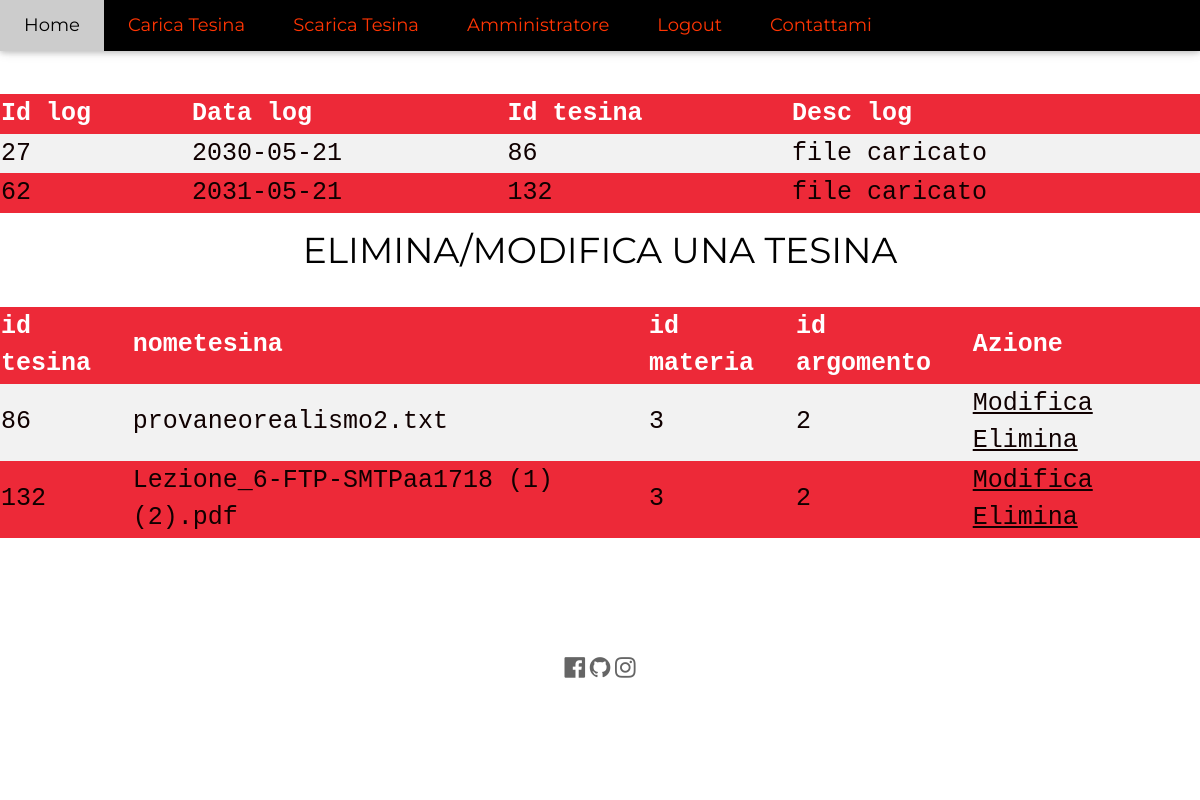
Page /amministrazione.php (signed in) on the committed database.
### tables this page shows
CREATE TABLE `log` (
  `idlog` int(11) NOT NULL,
  `datalog` date NOT NULL,
  `desclog` varchar(50) NOT NULL,
  `idtesina` int(11) NOT NULL
);

CREATE TABLE `tesina` (
  `idtesina` int(11) NOT NULL,
  `nometesina` varchar(100) NOT NULL,
  `idautore` int(11) NOT NULL,
  `idmateria` int(11) NOT NULL,
  `datapubb` date NOT NULL,
  `datacomp` date NOT NULL,
  `idArgomento` int(11) NOT NULL
);

### amministrazione.php (the view, shortened to what this page needs)
<!DOCTYPE html>
<html lang="It">
<link rel="stylesheet" href="generalcss.css">
<link rel="stylesheet" href="https://cdnjs.cloudflare.com/ajax/libs/font-awesome/4.7.0/css/font-awesome.min.css">
<body>
<?php
if($_SESSION["admin"]==1){
?>
<div class="w3-top">
  <div class="w3-bar w3-red w3-card w3-left-align w3-large">
    <a href="home.php" class="w3-bar-item w3-button w3-padding-large w3-white">Home</a>
    <a href="caricatesina.php" class="w3-bar-item w3-button w3-padding-large">Carica Tesina</a>
    <a href="scaricatesina.php" class="w3-bar-item w3-button w3-padding-large">Scarica Tesina</a>
    <a href="amministrazione.php" class="w3-bar-item w3-button w3-padding-large">Amministratore</a>
    <?php
      if($_SESSION && key_exists("user" , $_SESSION)){
        echo '<a href="home.php" class="w3-bar-item w3-button w3-hide-small w3-padding-large w3-hover-white" onclick="logout()">Logout</a>';
      }
    ?>
    <a href="mailto:yuri.armando@itiscuneo.eu" class="w3-bar-item w3-button w3-hide-small w3-padding-large w3-hover-white">Contattami</a>
</div>
</div>
<form>
<div class="form__input-group w3-center">
    <h1 class="form__title">ELENCO LOG</h1>
<table>
<tr>
<th>Id log</th>
<th>Data log</th>
<th>Id tesina</th>
<th>Desc log </th>
</tr>
<?php
$dbh = new PDO('mysql:host=localhost;dbname=elaborato', "root", "");
$sql=("SELECT * FROM log");
$query = $dbh -> prepare($sql);
$query -> execute();
$result = $query->fetchAll(PDO::FETCH_ASSOC);
foreach ($result as $row) {
echo "<tr><td>" . $row["idlog"]. "</td><td>" . $row["datalog"] . "</td><td>" . $row["idtesina"]. "</td><td>" . $row["desclog"]. "</td></tr>";
}
?>
</table>
<div class="form__input-group w3-center">
    <h1 class="form__title">ELIMINA/MODIFICA UNA TESINA</h1>
</form>
<?php
$azione = 'SELECT * FROM tesina';
$query = $dbh->prepare($azione);
$query->execute();
$elenco = $query->fetchAll(PDO::FETCH_OBJ); ?>
<div class="w3-center">
    <div class="card-body">
      <table class="table table-bordered">
        <tr>
          <th>id tesina</th>
          <th>nometesina</th>
          <th>id materia</th>
          <th>id argomento</th>
          <th>Azione</th>
        </tr>
        <?php foreach($elenco as $singolo): ?>
          <tr>
            <td><?= $singolo->idtesina; ?></td>
            <td><?= $singolo->nometesina; ?></td>
            <td><?= $singolo->idmateria; ?></td>
            <td><?= $singolo->idArgomento; ?></td>
            <td>
              <a href="edit.php?nometesina=<?= $singolo->idtesina ?>" type ="submit" class="btn btn-info" method="post">Modifica</a>
              <a onclick="return confirm('Sei sicuro di voler eliminare questa tesina?')" href="delete.php?nometesina=<?= $singolo->nometesina ?>" class='btn btn-danger' method="post">Elimina</a>
            </td>
          </tr>
        <?php endforeach; ?>
      </table>
    </div>
  </div>
<?php
}else{
  echo("non ammi");
}
?>
<footer class="w3-container w3-padding-64 w3-center w3-opacity">
  <div class="w3-xlarge w3-padding-32">
    <a href="https://www.facebook.com/profile.php?id=100007499658569" target="_blank"><i class="fa fa-facebook-official w3-hover-opacity"></i></a>
    <a href="https://github.com/yuriarmando/Elaborato_esame_maturita" target="_blank"><i class="fa fa-github w3-hover-opacity"></i></a>
    <a href="https://www.instagram.com/yuriarmando_/" target="_blank"><i class="fa fa-instagram w3-hover-opacity"></i></a>
 </div>
        </footer>
        </body>
        </html>

### generalcss.css (style rules this page uses)
body { overflow: scroll; }
html { box-sizing:border-box }
*,*:before,*:after { box-sizing:inherit }
html { -ms-text-size-adjust:100%;-webkit-text-size-adjust:100% }
body { margin:0 }
article,aside,details,figcaption,figure,footer,header,main,menu,nav,section { display:block }
a { background-color:transparent }
button,[type=button],[type=reset],[type=submit] { -webkit-appearance:button }
html,body { font-family:Verdana,sans-serif;font-size:15px;line-height:1.5 }
html { overflow-x:visible }
h1 { font-size:36px }
h1,h2,h3,h4,h5,h6 { font-family:"Segoe UI",Arial,sans-serif;font-weight:400;margin:10px 0 }
a { color:inherit }
.w3-btn,.w3-button { border:none;display:inline-block;padding:8px 16px;vertical-align:middle;overflow:hidden;text-decoration:none;color:inherit;background-color:inherit;text-align:center;cursor:pointer;white-space:nowrap }
.w3-btn,.w3-button { -webkit-touch-callout:none;-webkit-user-select:none;-khtml-user-select:none;-moz-user-select:none;-ms-user-select:none;user-select:none }
.w3-bar { width:100%;overflow:hidden }
.w3-bar .w3-bar-item { padding:8px 16px;float:left;width:auto;border:none;display:block;outline:0 }
.w3-bar .w3-button { white-space:normal }
.w3-container:after,.w3-container:before,.w3-panel:after,.w3-panel:before,.w3-row:after,.w3-row:before,.w3-row-padding:after,.w3-row-padding:before, .w3-cell-row:before,.w3-cell-row:after,.w3-clear:after,.w3-clear:before,.w3-bar:before,.w3-bar:after { content:"";display:table;clear:both }
.w3-top,.w3-bottom { position:fixed;width:100%;z-index:1 }
.w3-top { top:0 }
.w3-container,.w3-panel { padding:0.01em 16px }
.w3-card,.w3-card-2 { box-shadow:0 2px 5px 0 rgba(0,0,0,0.16),0 2px 10px 0 rgba(0,0,0,0.12) }
.w3-opacity,.w3-hover-opacity:hover { opacity:0.60 }
.w3-large { font-size:18px!important }
.w3-xlarge { font-size:24px!important }
.w3-left-align { text-align:left!important }
.w3-center { text-align:center!important }
.w3-padding-large { padding:12px 24px!important }
.w3-padding-32 { padding-top:32px!important;padding-bottom:32px!important }
.w3-padding-64 { padding-top:64px!important;padding-bottom:64px!important }
.w3-red,.w3-hover-red:hover { color: #ff3503!important;background-color: #000000!important; }
.w3-white,.w3-hover-white:hover { color:#000!important;background-color:#fff!important }
.form__title { margin-bottom: 2rem; text-align: center; }
.form__input-group { margin-bottom: 1rem; }

### amministrazione.php (style rules this page uses)
body,h1,h2,h3,h4,h5,h6 { font-family: "Lato", sans-serif }
.w3-bar,h1,button { font-family: "Montserrat", sans-serif }
table { border-collapse: collapse; width: 100%; color: #100000; font-family: monospace; font-size: 25px; text-align: left; background: #ed2938; }
th { background-color: #ed2938; color: white; }
tr:nth-child(even) { background-color: #f2f2f2 }

### rows in the picture
log: idlog "27", datalog "2030-05-21", idtesina "86", desclog "file caricato"
log: idlog "62", datalog "2031-05-21", idtesina "132", desclog "file caricato"
tesina: idtesina "86", nometesina "provaneorealismo2.txt", idmateria "3", idArgomento "2"
tesina: idtesina "132", nometesina "Lezione_6-FTP-SMTPaa1718 (1) (2).pdf", idmateria "3", idArgomento "2"
